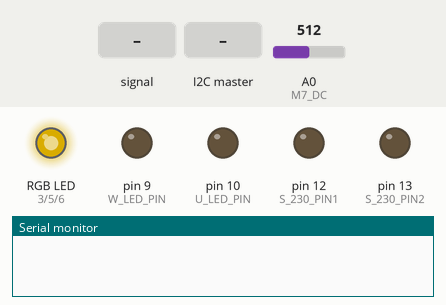
The sketch below on a simulated Arduino Uno, built with avr-gcc and run on an emulated ATmega328P. Parts: an RGB LED mixed from three pins (HIGH = lit), output pins drawn as LEDs (lit = HIGH), the last lines printed to the serial monitor. Inputs (shaded band) come from the test bench; at power-on: A0 (M7_DC) = 512. Dim RGB values are drawn brighter than linear; pins used as bus, display or sensor lines are not drawn.

Above: at 1.2 s.
1.3 s: A0 (M7_DC) fed a 200 Hz sine of ±81 counts around its level
At 1.95 s:
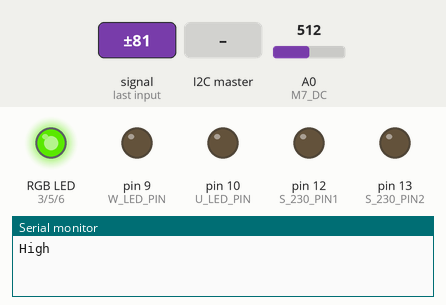
4.3 s: the I2C master sends "m"
At 5.51 s:
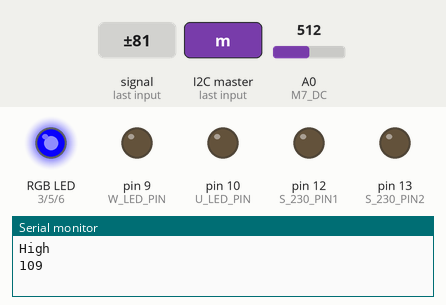
7.3 s: the I2C master sends the byte 1
At 8.19 s:
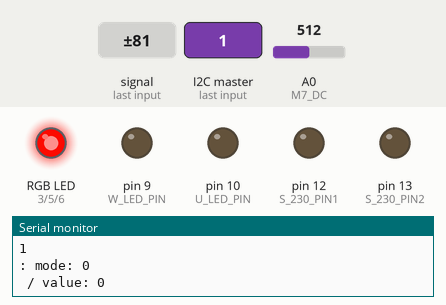
10.3 s: A0 (M7_DC) fed a 1000 Hz sine of ±255 counts around its level
At 10.88 s:
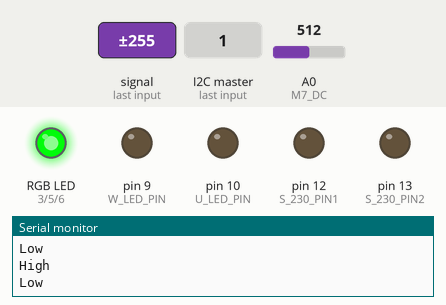
13.3 s: the I2C master sends "v"
16.3 s: A0 (M7_DC) set to 490
Timing chart, 0 to 20.3 s (numbered marks = the images above; inputs shaded):
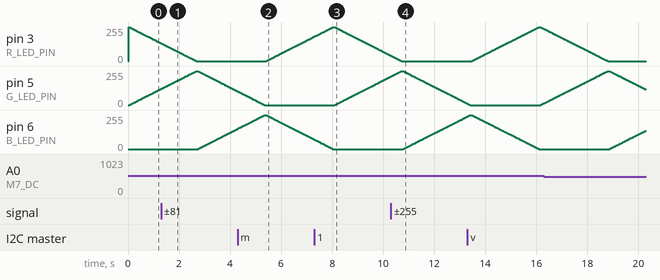

Measured:
- by itself, pin 5 (G_LED_PIN): rises from 12/255 to 255/255 in 2.5 s, then falls to 117/255 in 1.5 s

The sketch:

led_control.ino
```cpp
/*
 */

#include <Wire.h>

// PWM pins for led stripe
#define R_LED_PIN 3
#define G_LED_PIN 5
#define B_LED_PIN 6
#define W_LED_PIN 9
#define U_LED_PIN 10

#define S_230_PIN1 12
#define S_230_PIN2 13

#define M7_STROBE 2
#define M7_RESET 4
#define M7_DC A0

#define U_C 0
#define W_C 1
#define R_C 2
#define G_C 3
#define B_C 4

void (*mainLoop)(void);

void noLoop(void);
void fadeLoop(void);
void musicLoop(void);

int i = 0;
uint8_t led = true;

int equalizer[7] = { 0 };

bool music_hit = false;

typedef struct {
  enum {OFF = 0, ON, DISCO, FLASH} mode;
  uint8_t pin;
  uint8_t value;
  unsigned long last_flash;
} led_channel_t;

led_channel_t led_channel[5];

typedef struct {
  uint8_t red;
  uint8_t green;
  uint8_t blue;
} color_t;

uint8_t numFadeColors = 3;

const color_t RED   = {255, 0, 0};
const color_t GREEN = {0, 255, 0};
const color_t BLUE  = {0, 0, 255};

typedef struct colorNode {
  uint8_t intep;
  color_t color;
  struct  colorNode *next;
} colorNode_t;

colorNode_t *fadingColors = NULL;
colorNode_t *discoColors = NULL;

color_t fadeValues;
color_t discoValues;

void setupFadingColors(void)
{
  // fading
  colorNode_t *color1 = (colorNode_t *)malloc(sizeof(colorNode_t));
  color1->intep = 0;
  color1->color = RED;

  colorNode_t *color2 = (colorNode_t *)malloc(sizeof(colorNode_t));
  color2->intep = 0;
  color2->color = GREEN;

  colorNode_t *color3 = (colorNode_t *)malloc(sizeof(colorNode_t));
  color3->intep = 0;
  color3->color = BLUE;

  color1->next = color2;
  color2->next = color3;
  color3->next = color1;

  fadingColors = color1;

  // disco
  color1 = (colorNode_t *)malloc(sizeof(colorNode_t));
  color1->intep = 0;
  color1->color = RED;

  color2 = (colorNode_t *)malloc(sizeof(colorNode_t));
  color2->intep = 0;
  color2->color = GREEN;

  color3 = (colorNode_t *)malloc(sizeof(colorNode_t));
  color3->intep = 0;
  color3->color = BLUE;

  color1->next = color2;
  color2->next = color3;
  color3->next = color1;

  discoColors = color1;
}

void readMSGEQ7()
{
  digitalWrite(M7_RESET, HIGH);
  digitalWrite(M7_RESET, LOW);
  for(int band=0; band < 7; band++)
  {
    digitalWrite(M7_STROBE, LOW);
    delayMicroseconds(50);

    equalizer[band] = analogRead(M7_DC);
    equalizer[band] = constrain(equalizer[band], 250, 1023);
    equalizer[band] = map(equalizer[band], 250, 1023, 0, 250);

    digitalWrite(M7_STROBE, HIGH);
  }
}

void setup()
{
  Serial.begin(9600);

  Wire.begin(69);
  Wire.onReceive(receiveEvent);

  pinMode(S_230_PIN1, OUTPUT);
  digitalWrite(S_230_PIN1, LOW);
  pinMode(S_230_PIN2, OUTPUT);
  digitalWrite(S_230_PIN2, LOW);

  setupFadingColors();

  // MSGEQ 7
  pinMode(M7_RESET, OUTPUT);
  pinMode(M7_STROBE, OUTPUT);

  led_channel[U_C].pin = U_LED_PIN;
  led_channel[W_C].pin = W_LED_PIN;
  led_channel[R_C].pin = R_LED_PIN;
  led_channel[G_C].pin = G_LED_PIN;
  led_channel[B_C].pin = B_LED_PIN;

  for(int i=0; i < 5; i++)
  {
    led_channel[i].mode = led_channel[i].OFF;
    led_channel[i].value = 0;
    led_channel[i].last_flash = 0;
    pinMode(led_channel[i].pin, OUTPUT);
    analogWrite(led_channel[i].pin, led_channel[i].value);
  }

  led_channel[2].mode = led_channel[2].FLASH;
  led_channel[2].value = 255;
  led_channel[3].mode = led_channel[3].FLASH;
  led_channel[3].value = 255;
  led_channel[4].mode = led_channel[4].FLASH;
  led_channel[4].value = 255;
}

enum {
  NORMAL, FADE
} state;

uint8_t getColorValue(color_t color, uint8_t idx)
{
  if(idx == 0)
    return color.red;
  if(idx == 1)
    return color.green;
  return color.blue;
}

void loop()
{
  static unsigned long past = 0;
  static unsigned long last_fade = 0;

  unsigned long now = millis();
  unsigned long dt = now - past;

  readMSGEQ7();
  musicLoop();

  if((now - last_fade) > 25)
  {
    last_fade = now;
    fadeMainLoop();
  }

  for(int i=0; i < 2; i++)
  {
    switch(led_channel[i].mode)
    {
      case led_channel[i].ON:
        analogWrite(led_channel[i].pin, led_channel[i].value);
        break;
      case led_channel[i].DISCO:
        unsigned long flash_dt; flash_dt = now - led_channel[i].last_flash;
        if(music_hit)
        {
          led_channel[i].last_flash = now;
          analogWrite(led_channel[i].pin, 255);
        }
        else if(flash_dt > 10)
          analogWrite(led_channel[i].pin, 0);
        break;
      case led_channel[i].FLASH:
        flash_dt = now - led_channel[i].last_flash;
        if(flash_dt > map(led_channel[i].value, 0, 255, 10, 255) * 3)
        {
          led_channel[i].last_flash = now;
          analogWrite(led_channel[i].pin, 255);
        }
        else if(flash_dt > 10)
        {
          analogWrite(led_channel[i].pin, 0);
        }
        break;
      default:
        analogWrite(led_channel[i].pin, 0);
    }
  }
  for(int i=0; i < 3; i++)
  {
    uint8_t id = i + 2;
    switch(led_channel[id].mode)
    {
      case led_channel[id].ON:
        analogWrite(led_channel[id].pin, led_channel[id].value);
        break;
      case led_channel[id].DISCO:
        analogWrite(led_channel[id].pin, map(getColorValue(discoValues, i), 0, 255, 0, led_channel[id].value));
        break;
      case led_channel[id].FLASH:
        analogWrite(led_channel[id].pin, map(getColorValue( fadeValues, i), 0, 255, 0, led_channel[id].value));
        break;
      default:
        analogWrite(led_channel[id].pin, 0);
    }
  }
  past = now;
}

void receiveEvent(int howMany)
{
  uint8_t channel = Wire.read();
  Serial.println(channel);

  if(channel >= 0 && channel < 5)
  {
    char type = Wire.read();
    if(type == 'm')
      led_channel[channel].mode = Wire.read();
    else if(type == 'v')
      led_channel[channel].value = Wire.read();

    Serial.print(": mode: ");
    Serial.println(led_channel[channel].mode);
    Serial.print(" / value: ");
    Serial.println(led_channel[channel].value);
  }
  else if(channel == 5)
  {
    if(Wire.read() == 1)
      digitalWrite(S_230_PIN1, HIGH);
    else
      digitalWrite(S_230_PIN1, LOW);
  }
  else if(channel == 6)
  {
    if(Wire.read() == 1)
      digitalWrite(S_230_PIN2, HIGH);
    else
      digitalWrite(S_230_PIN2, LOW);
  }
}

void noLoop(void)
{
  delay(100);
}

colorNode_t *fadeLoop(colorNode_t *color_node, color_t *color, uint8_t intep_inc = 1)
{
  interpolateColors(color,
    &(color_node->color),
    &(color_node->next->color),
    min(color_node->intep, 100));

  if(color_node->intep > 100)
  {
    color_node->intep = 0;
    return color_node->next;
  }

  color_node->intep += intep_inc;
  return color_node;
}

#define AVG_SAMPLES 512

void musicLoop()
{
  static unsigned long past = 0;
  unsigned long now = millis();
  unsigned long dt = now - past;

  music_hit = false;

  static int avg = 0;
  static int last_kick = 0;

  static uint8_t bass_avg[3] = {0};

  int b_value = equalizer[0];

  static uint8_t ib=0;
  ib++;
  ib = ib % 3;
  bass_avg[ib] = equalizer[0];

  static bool got_low = true;
  static bool got_high = false;
  bool hit = false;

  static uint8_t last_high = 255;
  static uint8_t last_low = 0;

  // max detection
  if(  bass_avg[(ib + 2) % 3] > bass_avg[(ib + 0) % 3]
    && bass_avg[(ib + 2) % 3] > bass_avg[(ib + 1) % 3])
  {
    if(bass_avg[(ib + 2) % 3] > last_high)
      last_high = bass_avg[(ib + 2) % 3];

    if(!got_low || got_high)
      return;

    if((dt > 500)
      && (bass_avg[(ib + 2) % 3] > (last_low * 10)))
      {
        Serial.println("High");

        last_high = bass_avg[(ib + 2) % 3];
        got_low = false;
        got_high = true;
        hit = true;
      }
  }
  // min detection
  else if(   bass_avg[(ib + 2) % 3] < bass_avg[(ib + 0) % 3]
          && bass_avg[(ib + 2) % 3] < bass_avg[(ib + 1) % 3])
  {
    if(bass_avg[(ib + 2) % 3] < last_low)
      last_low = bass_avg[(ib + 2) % 3];

    if(!got_high || got_low)
      return;

    if(bass_avg[(ib + 2) % 3] < (last_high / 10))
      {
        Serial.println("Low");
        last_low = bass_avg[(ib + 2) % 3];
        got_low = true;
        got_high = false;
        //hit = true;
      }
  }
  // going down
  else if((bass_avg[(ib + 0) % 3] < bass_avg[(ib + 2) % 3]
    && bass_avg[(ib + 2) % 3] < bass_avg[(ib + 1) % 3]))
  {

  }
  // going up
  else
  {

  }
  /* */
  static unsigned long last_fade = 0;
  if(hit)
  {
    music_hit = true;
    past = now;
    discoColors = fadeLoop(discoColors, &discoValues, 10);
  } else if((dt > 10000) && (dt / 250) > last_fade)
  {
    last_fade = (dt / 250);
    discoColors = fadeLoop(discoColors, &discoValues, 1);
  }
}

void fadeMainLoop(void)
{
  fadingColors = fadeLoop(fadingColors, &fadeValues, 1);
}

void interpolateColors(color_t *const result, color_t const *const color1, color_t const *const color2, int const value)
{
  result->red   = ((100 - value) * color1->red   + value * color2->red)   / 100;
  result->green = ((100 - value) * color1->green + value * color2->green) / 100;
  result->blue  = ((100 - value) * color1->blue  + value * color2->blue)  / 100;
}
```
